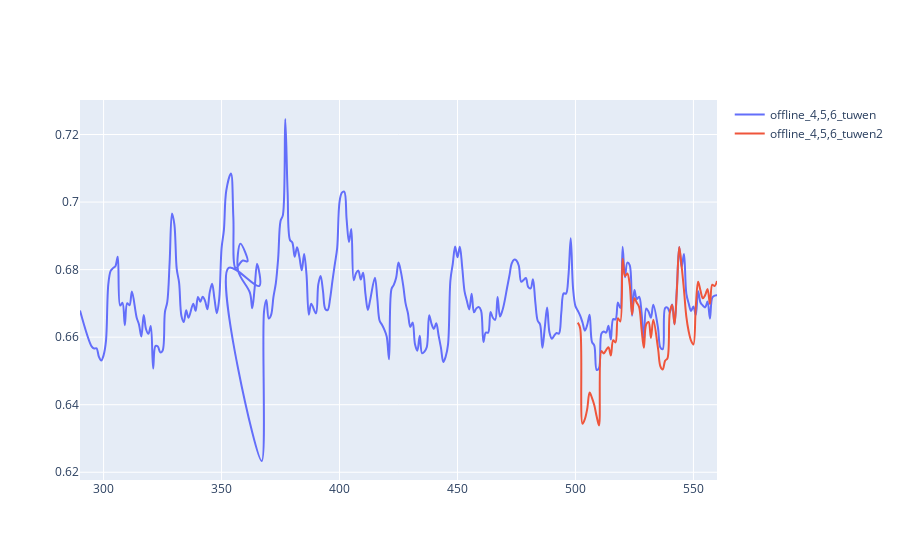

Notebook source saved alongside this figure:
### Code cell
show('group/time_auc')

### Figure 1 — Plotly figure (JSON) as saved in the notebook; plotly's stock layout.template omitted (floating-point values rounded to 4 significant figures; data arrays with more than 128 entries replaced by an {"elided": "..."} marker saying what was removed)
{"data": [{"line": {"shape": "spline"}, "mode": "lines", "name": "offline_4,5,6_tuwen", "type": "scatter", "x": {"elided": "261 int values"}, "y": {"elided": "261 float values"}}, {"line": {"shape": "spline"}, "mode": "lines", "name": "offline_4,5,6_tuwen2", "type": "scatter", "x": [501, 502, 503, 504, 505, 506, 507, 508, 509, 510, 511, 512, 513, 514, 515, 516, 517, 518, 519, 520, 521, 522, 523, 524, 525, 526, 527, 528, 529, 530, 531, 532, 533, 535, 536, 537, 538, 539, 540, 541, 542, 543, 544, 545, 546, 547, 548, 549, 550, 551, 552, 553, 554, 555, 556, 557, 558, 559, 560], "y": [0.6643, 0.6626, 0.6344, 0.6358, 0.6388, 0.6436, 0.642, 0.6398, 0.6365, 0.6339, 0.6559, 0.6552, 0.6562, 0.657, 0.6546, 0.6591, 0.6584, 0.6656, 0.6646, 0.6832, 0.6781, 0.6789, 0.6755, 0.6667, 0.6715, 0.6702, 0.6689, 0.6625, 0.6568, 0.6638, 0.6645, 0.6598, 0.6651, 0.6567, 0.6514, 0.6504, 0.653, 0.6537, 0.6673, 0.6695, 0.6638, 0.6739, 0.6867, 0.681, 0.674, 0.6661, 0.6617, 0.659, 0.6578, 0.6691, 0.6764, 0.6738, 0.6715, 0.6725, 0.6743, 0.6698, 0.6755, 0.6751, 0.6766]}], "layout": {}}
